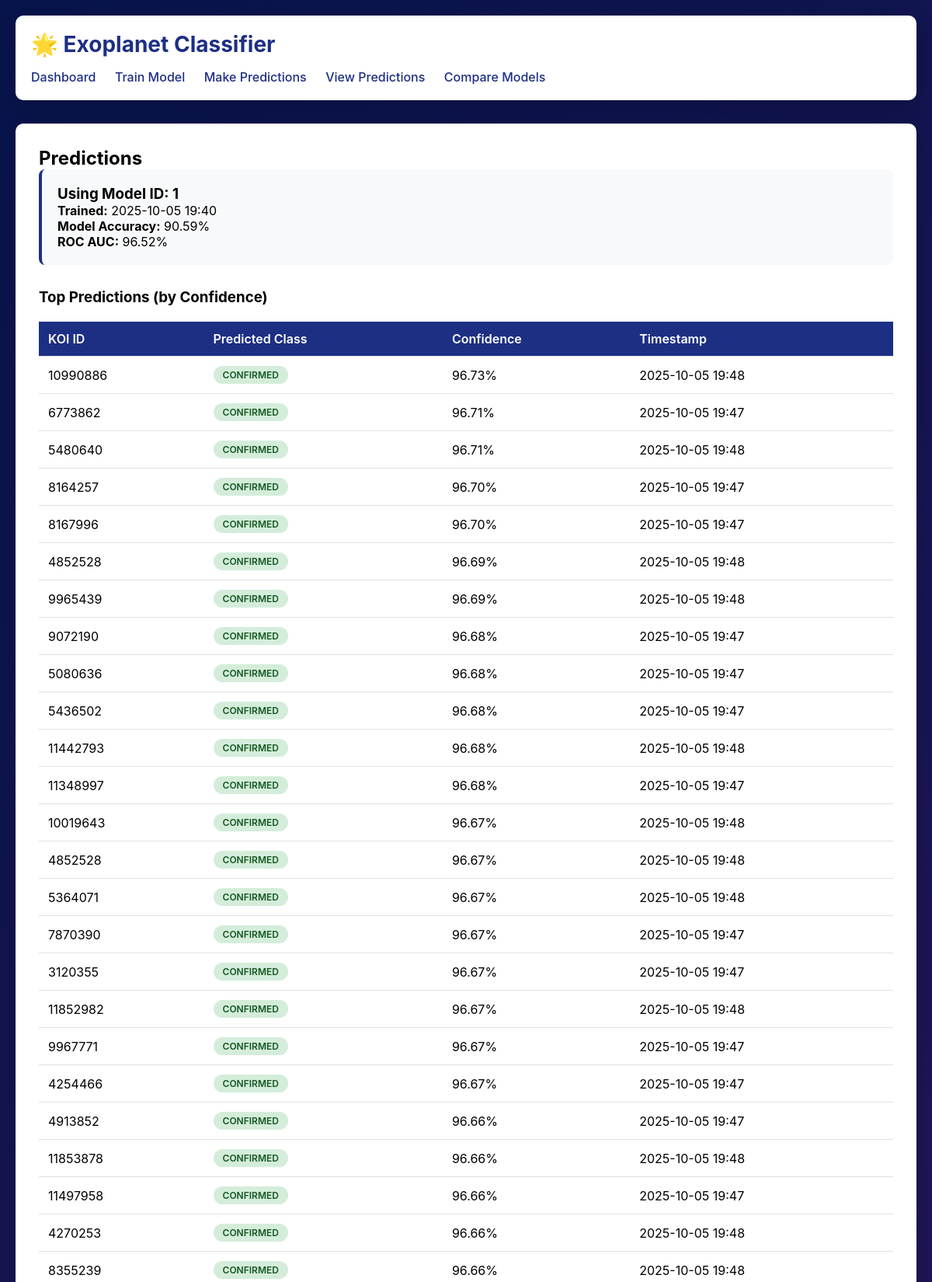
The page /predictions/ (upper part) on the database its author committed.
### classifier/models.py (models this page shows, shortened)
class ModelTraining(models.Model):
    timestamp = models.DateTimeField(default=timezone.now)
    dataset_file = models.CharField(max_length=255)
    n_samples = models.IntegerField()
    n_features = models.IntegerField()
    rf_n_estimators = models.IntegerField(default=200)
    gb_n_estimators = models.IntegerField(default=200)
    gb_learning_rate = models.FloatField(default=0.1)
    test_size = models.FloatField(default=0.3)
    accuracy = models.FloatField(null=True)
    f1_score = models.FloatField(null=True)
    roc_auc = models.FloatField(null=True)
    balanced_accuracy = models.FloatField(null=True)
    training_time = models.FloatField(null=True)
    status = models.CharField(max_length=20, default='pending')  # pending, training, completed, failed
    class Meta:
        ordering = ['-timestamp']

class Prediction(models.Model):
    model_training = models.ForeignKey(ModelTraining, on_delete=models.CASCADE, related_name='predictions')
    koi_id = models.CharField(max_length=100)
    predicted_class = models.CharField(max_length=20)
    confidence = models.FloatField()
    timestamp = models.DateTimeField(default=timezone.now)
    class Meta:
        ordering = ['-confidence']

### classifier/views.py (the view)
# urls.py: path('predictions/', views.predictions_list, name='predictions_list'),
def predictions_list(request):
    latest_training = ModelTraining.objects.filter(status='completed').first()
    if latest_training:
        predictions = Prediction.objects.filter(model_training=latest_training)[:100]
    else:
        predictions = []
    context = {
        'predictions': predictions,
        'latest_training': latest_training,
    }
    return render(request, 'classifier/predictions.html', context)

### classifier/templates/classifier/predictions.html
{% extends 'classifier/base.html' %}
{% block content %}
<h2>Predictions</h2>
{% if latest_training %}
<div class="card">
    <h3>Using Model ID: {{ latest_training.id }}</h3>
    <p><strong>Trained:</strong> {{ latest_training.timestamp|date:"Y-m-d H:i" }}</p>
    <p><strong>Model Accuracy:</strong> {{ latest_training.accuracy|floatformat:2 }}%</p>
    <p><strong>ROC AUC:</strong> {{ latest_training.roc_auc|floatformat:2 }}%</p>
</div>
<h3 style="margin-top: 30px;">Top Predictions (by Confidence)</h3>
<table>
    <thead>
        <tr>
            <th>KOI ID</th>
            <th>Predicted Class</th>
            <th>Confidence</th>
            <th>Timestamp</th>
        </tr>
    </thead>
    <tbody>
        {% for pred in predictions %}
        <tr>
            <td>{{ pred.koi_id }}</td>
            <td>
                <span class="badge {% if pred.predicted_class == 'CONFIRMED' %}confirmed{% else %}false-positive{% endif %}">
                    {{ pred.predicted_class }}
                </span>
            </td>
            <td>{{ pred.confidence|floatformat:2 }}%</td>
            <td>{{ pred.timestamp|date:"Y-m-d H:i" }}</td>
        </tr>
        {% empty %}
        <tr>
            <td colspan="4">No predictions yet. Upload a candidates file to make predictions.</td>
        </tr>
        {% endfor %}
    </tbody>
</table>
{% else %}
<div class="card">
    <h3>No trained model available</h3>
    <p>Train a model first before making predictions.</p>
    <a href="{% url 'train' %}"><button class="btn">Train Model</button></a>
</div>
{% endif %}
{% endblock %}

### classifier/templates/classifier/base.html (style rules this page uses)
* { margin: 0; padding: 0; box-sizing: border-box; }
body { font-family: -apple-system, BlinkMacSystemFont, 'Segoe UI', Roboto, Oxygen, Ubuntu, Cantarell, sans-serif; background: linear-gradient(135deg, #07144bff 0%, #3e1766ff 100%); min-height: 100vh; padding: 20px; }
.card { background: #f8f9fa; border-radius: 8px; padding: 20px; margin-bottom: 20px; border-left: 4px solid #1d2f83ff; }
table { width: 100%; border-collapse: collapse; margin: 20px 0; }
th, td { padding: 12px; text-align: left; border-bottom: 1px solid #dee2e6; }
th { background: #1d2f83ff; color: white; font-weight: 600; }
.badge { display: inline-block; padding: 4px 12px; border-radius: 12px; font-size: 12px; font-weight: 600; }
.badge.confirmed { background: #d4edda; color: #155724; }

### rows shown on the page
ModelTraining: id "1", timestamp "2025-10-05 19:40", accuracy "90.59", roc_auc "96.52"
Prediction: koi_id "10990886", predicted_class "CONFIRMED", confidence "96.73", timestamp "2025-10-05 19:48"
Prediction: koi_id "6773862", predicted_class "CONFIRMED", confidence "96.71", timestamp "2025-10-05 19:47"
Prediction: koi_id "5480640", predicted_class "CONFIRMED", confidence "96.71", timestamp "2025-10-05 19:48"
Prediction: koi_id "8164257", predicted_class "CONFIRMED", confidence "96.70", timestamp "2025-10-05 19:47"
Prediction: koi_id "8167996", predicted_class "CONFIRMED", confidence "96.70", timestamp "2025-10-05 19:47"
Prediction: koi_id "4852528", predicted_class "CONFIRMED", confidence "96.69", timestamp "2025-10-05 19:48"
Prediction: koi_id "9965439", predicted_class "CONFIRMED", confidence "96.69", timestamp "2025-10-05 19:48"
Prediction: koi_id "9072190", predicted_class "CONFIRMED", confidence "96.68", timestamp "2025-10-05 19:47"
Prediction: koi_id "5080636", predicted_class "CONFIRMED", confidence "96.68", timestamp "2025-10-05 19:47"
Prediction: koi_id "5436502", predicted_class "CONFIRMED", confidence "96.68", timestamp "2025-10-05 19:47"
Prediction: koi_id "11442793", predicted_class "CONFIRMED", confidence "96.68", timestamp "2025-10-05 19:48"
Prediction: koi_id "11348997", predicted_class "CONFIRMED", confidence "96.68", timestamp "2025-10-05 19:47"
Prediction: koi_id "10019643", predicted_class "CONFIRMED", confidence "96.67", timestamp "2025-10-05 19:48"
Prediction: koi_id "4852528", predicted_class "CONFIRMED", confidence "96.67", timestamp "2025-10-05 19:48"
Prediction: koi_id "5364071", predicted_class "CONFIRMED", confidence "96.67", timestamp "2025-10-05 19:48"
Prediction: koi_id "7870390", predicted_class "CONFIRMED", confidence "96.67", timestamp "2025-10-05 19:47"
Prediction: koi_id "3120355", predicted_class "CONFIRMED", confidence "96.67", timestamp "2025-10-05 19:47"
Prediction: koi_id "11852982", predicted_class "CONFIRMED", confidence "96.67", timestamp "2025-10-05 19:48"
Prediction: koi_id "9967771", predicted_class "CONFIRMED", confidence "96.67", timestamp "2025-10-05 19:47"
Prediction: koi_id "4254466", predicted_class "CONFIRMED", confidence "96.67", timestamp "2025-10-05 19:47"
Prediction: koi_id "4913852", predicted_class "CONFIRMED", confidence "96.66", timestamp "2025-10-05 19:47"
Prediction: koi_id "11497958", predicted_class "CONFIRMED", confidence "96.66", timestamp "2025-10-05 19:47"
Prediction: koi_id "4270253", predicted_class "CONFIRMED", confidence "96.66", timestamp "2025-10-05 19:48"
Prediction: koi_id "8355239", predicted_class "CONFIRMED", confidence "96.66", timestamp "2025-10-05 19:48"
